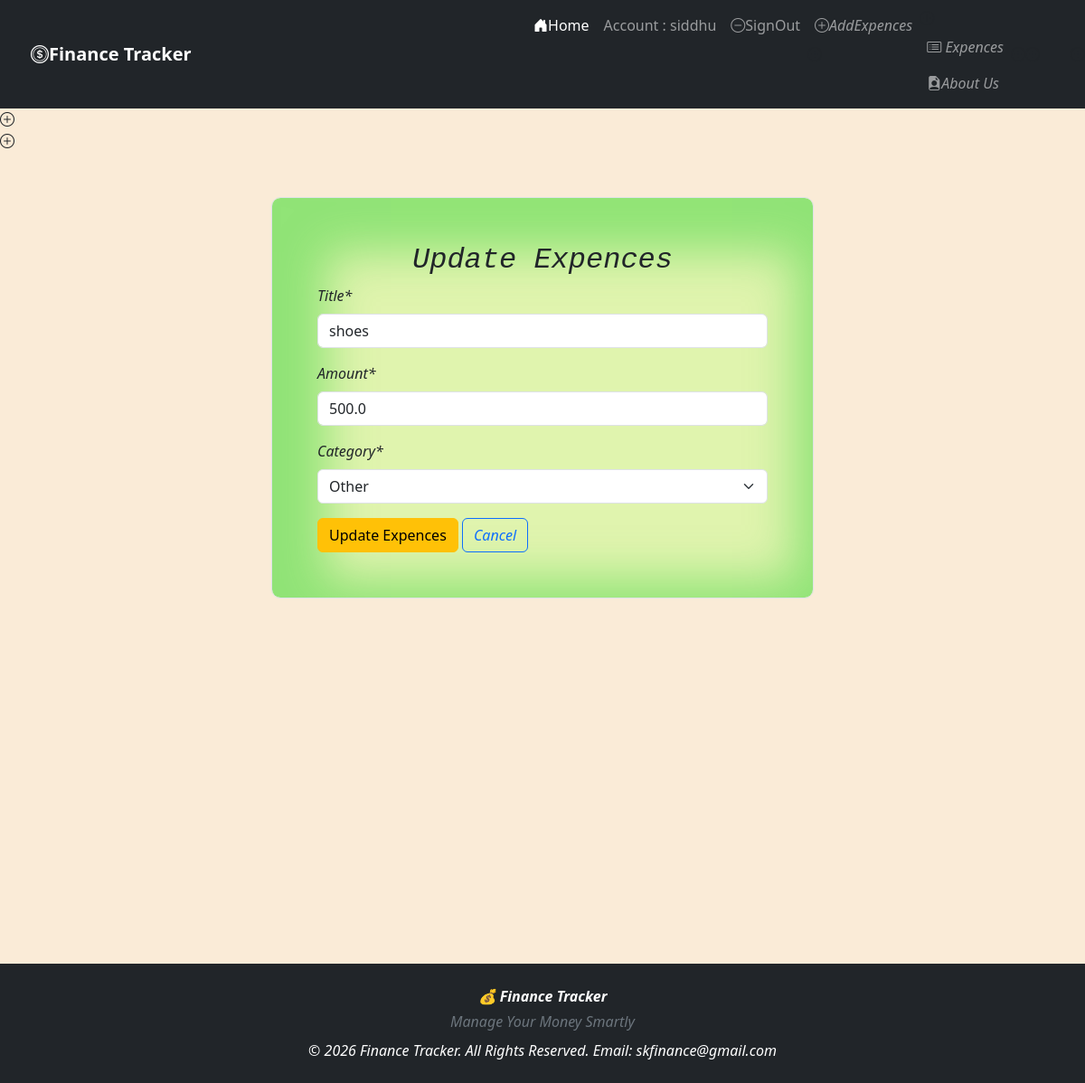
The page /expences/updateexpences/7/ (signed in) on the database its author committed.
### expences/models.py (models this page shows)
class Expences(models.Model):
    CATEGORY_CHOICES = (
        ('food', 'Food'),
        ('electronic', 'Electronic'),
        ('bill', 'Bill'),
        ('medical', 'Medical'),
        ('entertainment', 'Entertainment'),
        ('other', 'Other'),
    )
    user = models.ForeignKey(User, on_delete=models.CASCADE)
    title = models.CharField(max_length=200)
    amount = models.FloatField()
    category = models.CharField(
        max_length=20,
        choices=CATEGORY_CHOICES
    )
    date = models.DateTimeField(auto_now_add=True)

### expences/views.py (the view)
# urls.py: path("updateexpences/<int:id>/" , updateExpences, name="updateExpences"),
@login_required(login_url='signin')
def updateExpences(request,id):
    expences=Expences.objects.get(id=id)
    form=ExpencesForm(instance=expences)
    if request.method == 'POST':
        form=ExpencesForm(request.POST,instance=expences)
        if form.is_valid():
            form.save()
            return redirect('listexpences')
    context = {'form':form}
    return render(request,'expences/update_expences.html',context)

### expences/forms.py
class ExpencesForm(forms.ModelForm):
    class Meta :
        model = Expences
        fields = ('title','amount','category')

### templates/expences/update_expences.html (shortened to what this page needs)
{% extends 'base.html' %}
{% load crispy_forms_tags %}
{% block content %}
<div class=" p m border" >
    <h2 class="font-monospace text-center">Update Expences</h2>
<form method="post">
    {{form|crispy}}
    <button type="submit" class="btn btn-warning">Update Expences</button>
       <a href="{% url 'listexpences'%}" class="btn btn-outline-primary">
            Cancel
        </a>
</form>
</div>
{% endblock content %}

### templates/base.html (shortened to what this page needs)
<!DOCTYPE html>
<html lang="en">
<head>
    <link href="https://cdn.jsdelivr.net/npm/bootstrap@5.3.8/dist/css/bootstrap.min.css" rel="stylesheet">
    <link rel="stylesheet" href="https://cdn.jsdelivr.net/npm/bootstrap-icons@1.13.1/font/bootstrap-icons.min.css">
    <link rel="stylesheet" href="http://127.0.0.1:8000/static/css/base.css">
</head>
<body>
<div class="header">
<nav class="navbar navbar-expand-lg navbar-dark bg-dark">
    <div class="container">
        <a class="navbar-brand fw-bold" href="#">
             <i class="bi bi-coin"></i>Finance Tracker
        </a>
        <div class="collapse navbar-collapse" id="navbarMenu">
            <ul class="navbar-nav ms-auto">
                <li class="nav-item">
                    <a class="nav-link active" href="{% url 'home' %}">
                        <i class="bi bi-house-door-fill"></i>Home
                    </a>
                </li>
                {% if user.is_authenticated %}
                      <li class="nav-item">
                        <a class="nav-link" href="#">
                            Account : {{user}}
                        </a>
                    </li>
                    <li class="nav-item">
                        <a class="nav-link" href={% url 'signout' %}>
                            <i class="bi bi-dash-circle"></i>SignOut
                    </li>
                <li class="nav-item">
                        <a class="nav-link" href={% url 'addexpences' %}>
                             <i class="bi bi-plus-circle">AddExpences
                    </li>
                <li class="nav-item">
                        <a class="nav-link" href={% url 'listexpences' %}>
                            <i class="bi bi-card-list"></i> Expences
                    </li>
                {%endif%}
                <li class="nav-item">
                    <a class="nav-link" href="{% url 'about'%}">
                        <i class="bi bi-file-earmark-person-fill"></i>About Us
                    </a>
                </li>
            </ul>
        </div>
    </div>
</nav>
</div>
<div class="content" style="min-height: 100vh;">
    {% block content %}
    {% endblock content %}
</div>
<div class="footer">
<footer class="bg-dark text-white text-center py-4 mt-5">
    <div class="container">
        <p class="mb-1 fw-bold">
            💰 Finance Tracker
        </p>
        <p class="mb-0 text-secondary">
            Manage Your Money Smartly
        </p>
        <p class="mb-0 mt-2">
            © 2026 Finance Tracker. All Rights Reserved.
             Email: skfinance@gmail.com
        </p>
    </div>
</footer>
</div>
</body>
</html>

### static/css/base.css (style rules this page uses)
.p { padding-top:100px; }
.m { margin-left:200px; margin-right:200px; }
body { background-color: antiquewhite; }
.border { border: 30px solid rgb(45, 184, 13); border-radius: 10px; box-shadow: inset 20px 20px 50px 40px rgba(66, 212, 63, 0.5); margin-left:300px; margin-right:300px; margin-top: 50px; background-color:rgb(224, 244, 174); padding: 50px; }

### rows shown on the page
Expences: title "shoes", amount "500.0", category "Other"

### other values the page prints
{{ user }} "siddhu"
